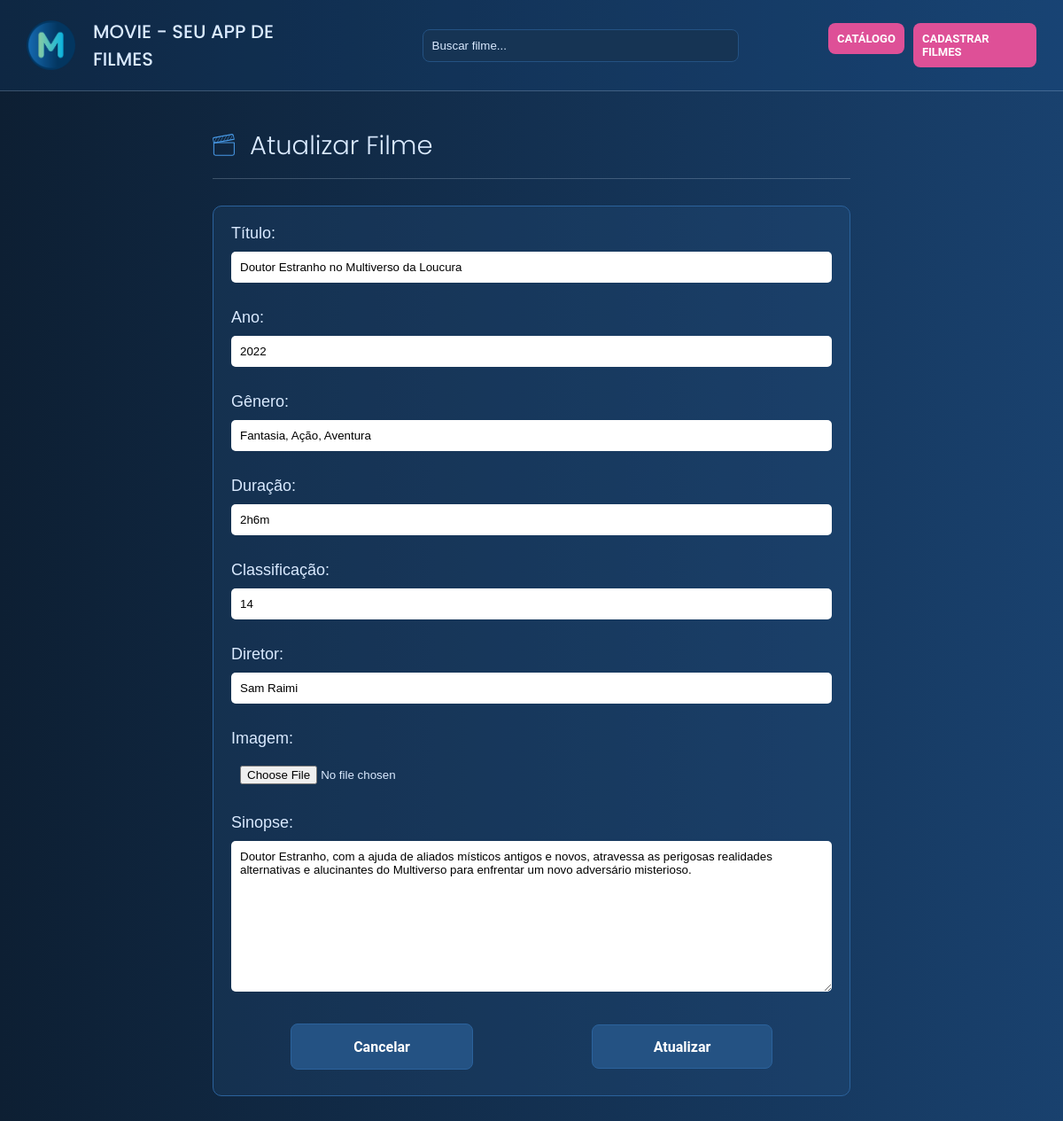
/edit/8/, run on the app's committed database.
### app/models.py (models this page shows, shortened)
class Filme(models.Model):
    titulo = models.CharField('título', max_length=100 , unique=True)
    imagem = models.ImageField(upload_to='images')
    ano = models.CharField(max_length=10)
    duracao = models.CharField('duração', max_length=5)
    classificacao = models.CharField('classificação', max_length=100)
    genero = models.CharField('gênero',max_length=100)
    diretor = models.CharField(max_length=100)
    sinopse = models.TextField()

### app/views.py (the view, shortened to what this page needs)
# urls.py: path('edit/<int:id>/', v.edit, name='edit'),
def edit(request, id):
    obj = Filme.objects.get(id=id)
    if request.method == 'GET':
        form = filmForm(instance=obj)
        context = {'form': form, 'obj': obj}
        return render(request, 'form.html', context)

### app/forms.py
class filmForm(forms.ModelForm):
    class Meta:
        model = Filme
        fields = ['titulo', 'ano', 'genero', 'duracao','classificacao', 'diretor', 'imagem', 'sinopse', ]
        widgets = {
            'titulo': forms.TextInput(attrs={'class': 'form-control', 'placeholder': 'Ex: O Poderoso Chefão'}),
            'ano': forms.TextInput(attrs={'class': 'form-control', 'placeholder': 'Ex: 1972'}),
            'genero': forms.TextInput(attrs={'class': 'form-control', 'placeholder': 'Ex: Ação'}),
            'duracao': forms.TextInput(attrs={'class': 'form-control', 'placeholder': 'Ex: 2hrs'}),
            'classificacao': forms.TextInput(attrs={'class': 'form-control', 'placeholder': 'Ex: 18'}),
            'diretor': forms.TextInput(attrs={'class': 'form-control', 'placeholder': 'Ex: Francis Ford Coppola'}),
            'imagem': forms.FileInput(attrs={'class': 'form-control', 'placeholder': 'Capa do filme'}),
            'sinopse': forms.Textarea(attrs={'class': 'form-control', 'placeholder': 'Ex: Em 1945, Don Corleone é o chefe de uma mafiosa família italiana...'}),
        }

### templates/form.html (shortened to what this page needs)
{% extends 'base.html' %}
{% block content %}
    <div class="fadeIn">
        {% if not obj %}
            <h1 class="title icon--movie">Cadastrar Filme</h1>
        {% else %}
            <h1 class="title icon--movie">Atualizar Filme</h1>
        {% endif %}
        <div class="box--container">
            <form method = "post" enctype="multipart/form-data">
                {{ form.as_ul }}
                <div class="btn-form-position">
                    <a href="{% url 'app:index' %}" class="btn-form">Cancelar</a>
                    {% if not obj %}
                        <button type="submit" class="btn-form">Cadastrar</button>
                        {% else %}
                        <button type="submit" class="btn-form">Atualizar</button>
                    {% endif %}
                </div>
            </form>
        </div>
    </div>
{% endblock %}

### templates/base.html (shortened to what this page needs)
{% load static %}
<!DOCTYPE html>
<html lang="pt-br">
<head>
    <link rel="stylesheet" type="text/css" href="{% static 'css/default.css' %}">
</head>
<body>
    <div class="loader">
        <header id="topo">
            <div class="flex-between">
            <a class='logo' href="{% url 'app:index' %}">
                <img src="{% static 'images/logo2.png' %}" alt="M-movie">
                <h1>Movie - Seu APP de Filmes</h1>
            </a>
                <form class='buscar' action="{% url 'app:search_results' %}" method="get">
                    <input name="q" type="text" placeholder="Buscar filme...">
                </form>
                <nav>
                    <ul>
                        <li><a href="/">Catálogo</a></li>
                        <li><a href="/form/">Cadastrar Filmes</a></li>
                    </ul>
                </nav>
            </div>
        </header>
        <main class="mx-auto">
            <div id="container">
                {% block content %}{% endblock  %}
            </div>
        </main>
    </div>
</body>
</html>

### static/css/default.css (style rules this page uses)
* { margin: 0; padding: 0; font-family: Arial, Helvetica, sans-serif }
body { color: var(--color-text); background-image: linear-gradient(to right, rgb(13, 31, 51), rgba(25,65,110,1)); }
html { font-size: 62.5%; box-sizing: border-box; -moz-box-sizing: border-box; -webkit-text-size-adjust: 100%; -ms-text-size-adjust: 100%; }
:root { --color-text: #DAEAFF; --color-contrast: #DE5097; --background-color: rgba(13, 31, 51, 1); --background-card: rgba(255, 255, 255, 0.04); }
.mx-auto { width: 60%; margin: 0 auto; }
#topo { width: calc( 100% -60px) ; margin: 0 auto; display: flex; align-items: center; justify-content: space-between; padding: 20px 30px; margin-bottom: 40px; border-bottom: 1px solid #daeaff38; background-color: #1451932a; }
#topo nav { padding-top: 0px; }
.box--container { background-color: #2452833f; border: 1px solid #2b629c; border-radius: 10px; padding: 20px; margin-bottom: 50px; }
.box--container form { margin: 0 auto!important; width: 100% !important; }
.logo { display: flex; align-items: center; }
.logo img { width: 55px; margin-right: 20px; }
.logo h1 { color:var(--color-text); font-family: 'Poppins', sans-serif; font-size: 2.1rem; text-transform: uppercase; font-weight: 500; }
.logo { color: white; text-decoration: none; }
nav ul { display: flex; list-style: none ; }
nav ul li { margin-right: 1rem; }
nav ul li:last-child { margin-right: 0; }
nav ul li a { text-transform: uppercase; color: white; font-size: 1.3rem; text-decoration: none; font-weight: bold; font-family: 'Roboto', sans-serif; padding: 10px; border-radius: 8px; background-color: var(--color-contrast); display: block; }
form { display: grid; grid-template-columns: repeat(1, 1fr); gap: 5px; grid-auto-rows: minmax(90px, auto); width: 50%; margin: 0 auto 50px auto; }
form label { display: block; font-size: 1.8rem; padding-bottom: 10px; }
form input, textarea { width: calc(100% - 20px); border-radius: 5px; border: 0 none; padding: 10px; }
form input::placeholder, textarea::placeholder { color: #989898; }
.btn-form-position { display: flex; justify-content: end; margin-top: 20px; }
.btn-form { display: flex; width: 30%; border: 0; height: 50px; border-radius: 8px; color: white; font-family: 'Roboto', sans-serif; font-weight: bold; font-size: 1.6rem; background-color: #245283; border: 1px solid #2b629c; margin: auto; text-decoration: none; justify-content: center; align-items: center; cursor: pointer; }
form li { list-style: none; }
.title { display: block; font-size: 2.9rem; padding-bottom: 15px; margin-bottom: 30px; border-bottom: 1px solid #daeaff38; font-family: 'Poppins', sans-serif; font-weight: 300; }
.icon--movie { background: url('../images/icon-movie.svg') no-repeat 0 8px; background-size: 25px; padding-left: 42px; }
.fadeIn { animation: fadein 1s ease; }
.flex-between { display: flex; justify-content: space-between; width: 100%; align-items: center; }
.buscar { display: flex; align-items: center; justify-content: center; margin: 0; }
.buscar input { border-radius: 8px; padding: 10px; width: 60%; border: 0; color: white; background-color: #163454; border: 1px solid #245283; transition: all .5s ease-in-out; }
.buscar input::placeholder { color: var(--color-text); }

### data on the page
Filme: titulo "Doutor Estranho no Multiverso da Loucura", ano "2022", genero "Fantasia, Ação, Aventura", duracao "2h6m", classificacao "14", diretor "Sam Raimi", sinopse "Doutor Estranho, com a ajuda de aliados místicos antigos e novos, atravessa as perigosas realidades alternativas e alucinantes do Multiverso para enfrentar um novo adversário misterioso."
